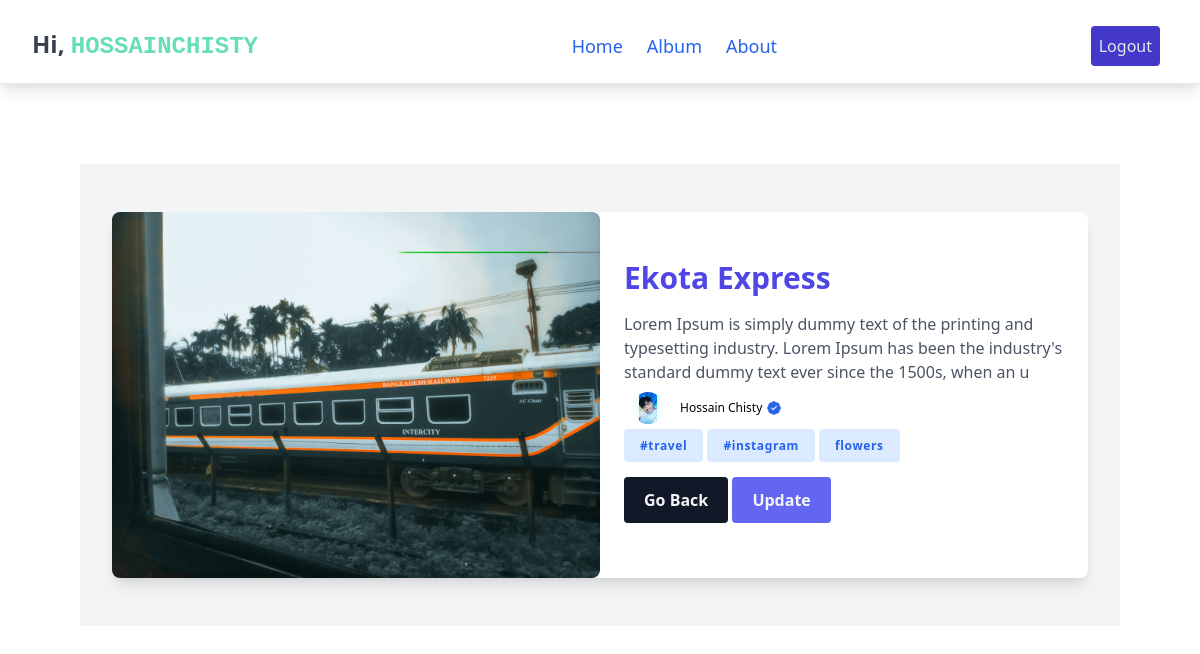
The app's page /photo/6 (signed in), older data.
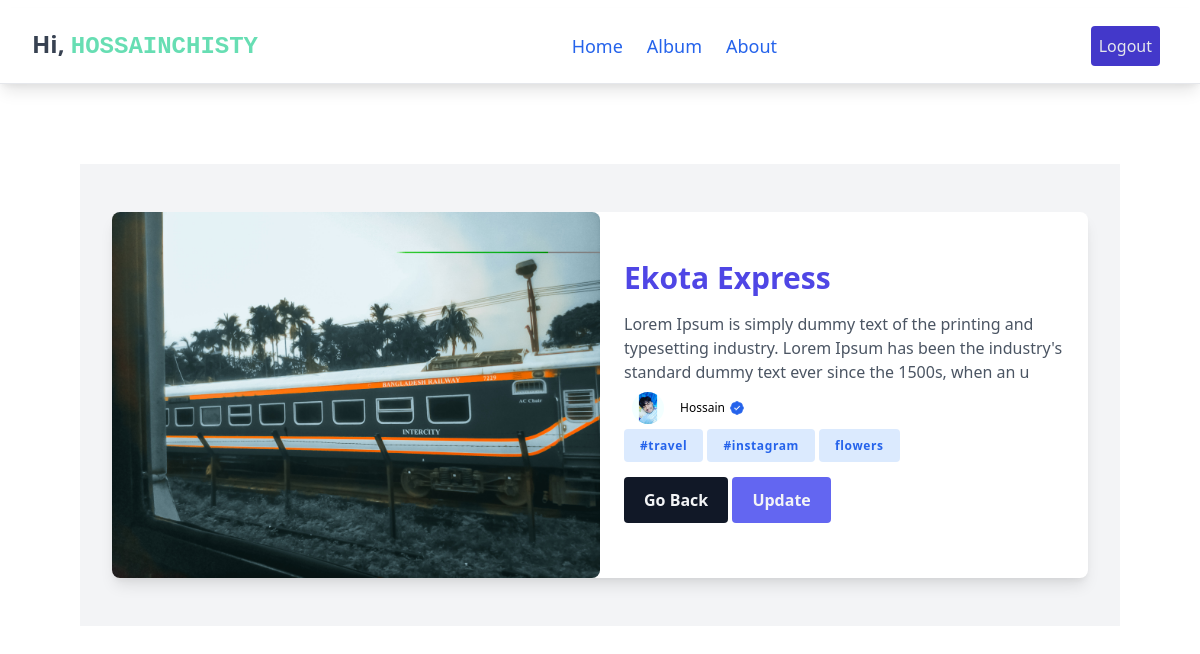
The same page, newer data.
### Album/models.py (models this page shows, shortened)
class Photo(models.Model):
    user = models.ForeignKey(User, null=True,blank=True, on_delete=models.CASCADE)
    category = models.ForeignKey(Category, null=True,blank=True, on_delete=models.SET_NULL)
    hastags = models.ForeignKey(Hastag, null=True,blank=True, on_delete=models.SET_NULL)
    title = models.CharField(max_length=500, null=False,blank=False)
    image = models.ImageField(blank=False,null=False)
    description = models.TextField()
    created_at = models.DateTimeField(auto_now_add=True)
    class Meta:
        ordering = ('-id',)

class Profile(models.Model):
    user = models.OneToOneField(User, null=True,blank=True, on_delete=models.CASCADE)
    full_name = models.CharField(max_length=255, blank=True,null=True)
    image = models.ImageField(default='profile.png')
    bio = models.TextField()
    joind_date = models.DateTimeField(auto_now_add=True)

class Hastag(models.Model):
    tags = models.CharField(max_length=200, null=True,blank=True)

### Album/views.py (the view)
# urls.py: path('photo/<int:pk>',views.photo, name="photo"),
@login_required(login_url='login')
def photo(request, pk):
    photo = Photo.objects.get(id=pk)
    tags = Hastag.objects.all()
    profiles = Profile.objects.all()
    context = { 'photos':photo,
                'hastags':tags,
                'profile':profiles}
    return render(request,'album.html', context)

### Album/templates/album.html (shortened to what this page needs)
<!DOCTYPE html>
<html lang="en">
{% load static %}
<head>
    <link href="https://cdn.jsdelivr.net/npm/tailwindcss/dist/tailwind.min.css" rel="stylesheet">
    <link rel="stylesheet" href="{% static 'css/main.css' %}">
</head>
<body>
    {% include 'navbar.html' %}
    <div class="blogs__wraper  py-20 px-20">
        <div class="flex justify-between items-center">
            <div class="bg-gray-100 lg:py-12 lg:flex lg:justify-center">
                <div class="bg-white lg:mx-8 lg:flex lg:max-w-5xl lg:shadow-lg lg:rounded-lg">
                    <div class="lg:w-1/2">
                        <div class="h-64 bg-cover  lg:h-full">
                            <img class="lg:rounded-lg" src="{{ photos.image.url  }}" alt="" srcset="">
                        </div>
                    </div>
                    <div class="py-12 px-6 max-w-xl lg:max-w-5xl lg:w-1/2">
                        <h2 class="text-3xl text-gray-800 font-bold">
                        <span class="text-indigo-600">{{ photos.title | title }}</span></h2>
                        <p class="mt-4 text-gray-600">{{ photos.description }}</p>
                        {% for accounts in profile %}
                        <div class="inline-flex items-center">
                            <a class="flex items-center no-underline hover:underline text-black" href="{% url 'profile' %}">
                                <img alt="Author" class="inline object-cover w-8 h-8 rounded-full m-2"
                                    src="{{ accounts.image.url }}">
                                <div class="ml-2 inline-flex items-center">
                                    <span class="capitalize font-base text-xs my-1 mr-1">{{ accounts.full_name }}</span>
                                </div>
                            </a>
                        </div>
                        {% endfor %}
                        <br>
                        {% for items in hastags %}
                        <span class="bg-blue-100 px-4 py-2 text-xs font-semibold tracking-wider text-blue-600 rounded hover:bg-blue-200 focus:outline-none focus:ring-2 focus:ring-blue-500 focus:ring-offset-2"><a href="">{{ items.tags | lower }}</a></span>
                        {% endfor %}
                <div class="mt-8">
                    <a href="{% url 'home' %}"
                        class="bg-gray-900 text-gray-100 px-5 py-3 font-semibold rounded">Go Back</a>
                    <a href="{% url 'edit' photos.pk %}"
                       class="bg-indigo-500 text-gray-100 px-5 py-3 font-semibold rounded">Update</a>
                </div>
                    </div>
                </div>
            </div>
        </div>
    </div>
</body>
</html>

### Album/templates/navbar.html (shortened to what this page needs)
     <nav id="header" class="w-full z-30 top-10 py-1 bg-white shadow-lg border-b mt-2">
        <div class="w-full flex items-center justify-between mt-0 px-6 py-2">
            <div class="hidden md:flex md:items-center md:w-auto w-full order-3 md:order-1" id="menu">
                <nav>
                    <ul class="md:flex items-center justify-between text-base text-blue-600 pt-4 md:pt-0">
                        <li><a class="inline-block no-underline hover:text-black font-medium text-lg py-2 px-4 lg:-ml-2"
                                href="index.html">Home</a></li>
                        <li><a class="inline-block no-underline hover:text-black font-medium text-lg py-2 px-4 lg:-ml-2"
                                href="album.html">Album</a></li>
                        <li><a class="inline-block no-underline hover:text-black font-medium text-lg py-2 px-4 lg:-ml-2"
                                href="#">About</a></li>
                    </ul>
                </nav>
            </div>
              {% if request.user.is_authenticated %}
              <div class="order-2 md:order-3 flex flex-wrap  justify-end mr-0 md:mr-4" id="nav-content">
              <button class="bg-indigo-700 text-gray-200 p-2 rounded hover:bg-indigo-500 hover:text-gray-100"><a href="{% url 'logout' %}">Logout</a></button>
              </div>
                <p class="text-gray-700 p-2 text-right text-2xl font-bold">Hi, <samp class="text-opacity-75 text-green-400 font-bold uppercase">
                <a href="{% url 'profile' %}">{{ user.username }}</a></samp></p>
               {% endif %}
        </div>
    </nav>

Row changes from the older to the newer data that the page shows:
changed Profile: full_name "Hossain Chisty" → "Hossain"
